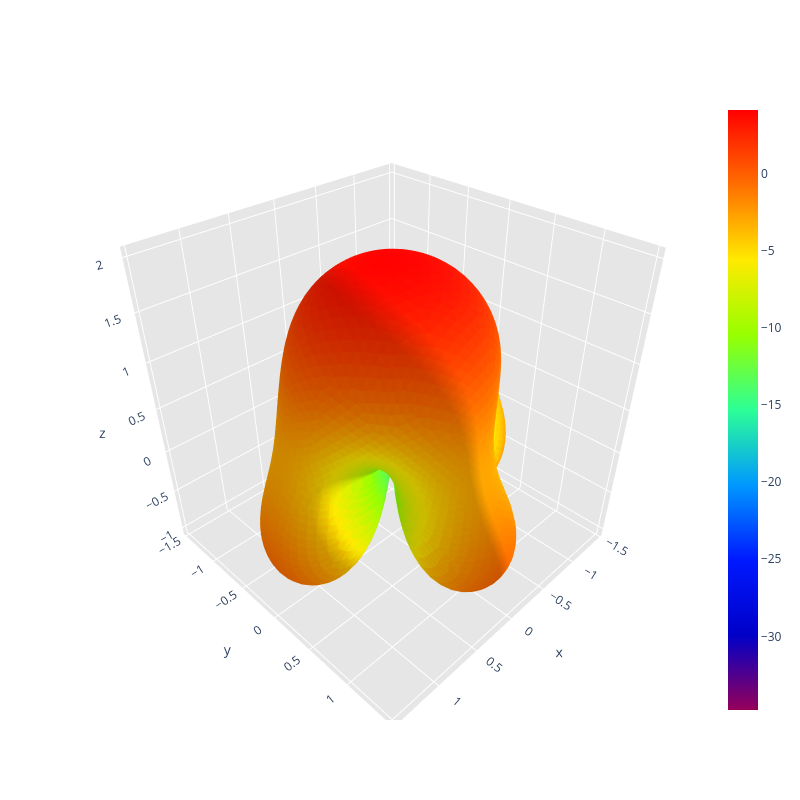

The code cell stored with this chart in its notebook:
### Code cell
display_lhcp_gain(path)

### Figure 1 — Plotly figure (JSON) as saved in the notebook; plotly's stock layout.template omitted (floating-point values rounded to 4 significant figures; data arrays with more than 128 entries replaced by an {"elided": "..."} marker saying what was removed)
{"data": [{"facecolor": {"elided": "10296 str values"}, "i": {"elided": "10296 int values"}, "j": {"elided": "10296 int values"}, "k": {"elided": "10296 int values"}, "name": "", "type": "mesh3d", "x": {"elided": "5150 float values"}, "y": {"elided": "5150 float values"}, "z": {"elided": "5150 float values"}}, {"hoverinfo": "none", "marker": {"color": [-34.78, 4.137], "colorscale": [[0, "rgb(150, 0, 90)"], [0.125, "rgb(0, 0, 200)"], [0.25, "rgb(0, 25, 255)"], [0.375, "rgb(0, 152, 255)"], [0.5, "rgb(44, 255, 150)"], [0.625, "rgb(151, 255, 0)"], [0.75, "rgb(255, 234, 0)"], [0.875, "rgb(255, 111, 0)"], [1, "rgb(255, 0, 0)"]], "showscale": true, "size": 0.1}, "mode": "markers", "showlegend": false, "type": "scatter3d", "x": [1.225e-16], "y": [-2.999e-32], "z": [2.0]}], "layout": {"height": 800, "scene": {"aspectratio": {"x": 0.9638, "y": 0.9722, "z": 1}, "xaxis": {"backgroundcolor": "rgb(230, 230, 230)", "gridcolor": "rgb(255, 255, 255)", "showbackground": true, "zerolinecolor": "rgb(255, 255, 255)"}, "yaxis": {"backgroundcolor": "rgb(230, 230, 230)", "gridcolor": "rgb(255, 255, 255)", "showbackground": true, "zerolinecolor": "rgb(255, 255, 255)"}, "zaxis": {"backgroundcolor": "rgb(230, 230, 230)", "gridcolor": "rgb(255, 255, 255)", "showbackground": true, "zerolinecolor": "rgb(255, 255, 255)"}}, "title": {"text": ""}, "width": 800}}
